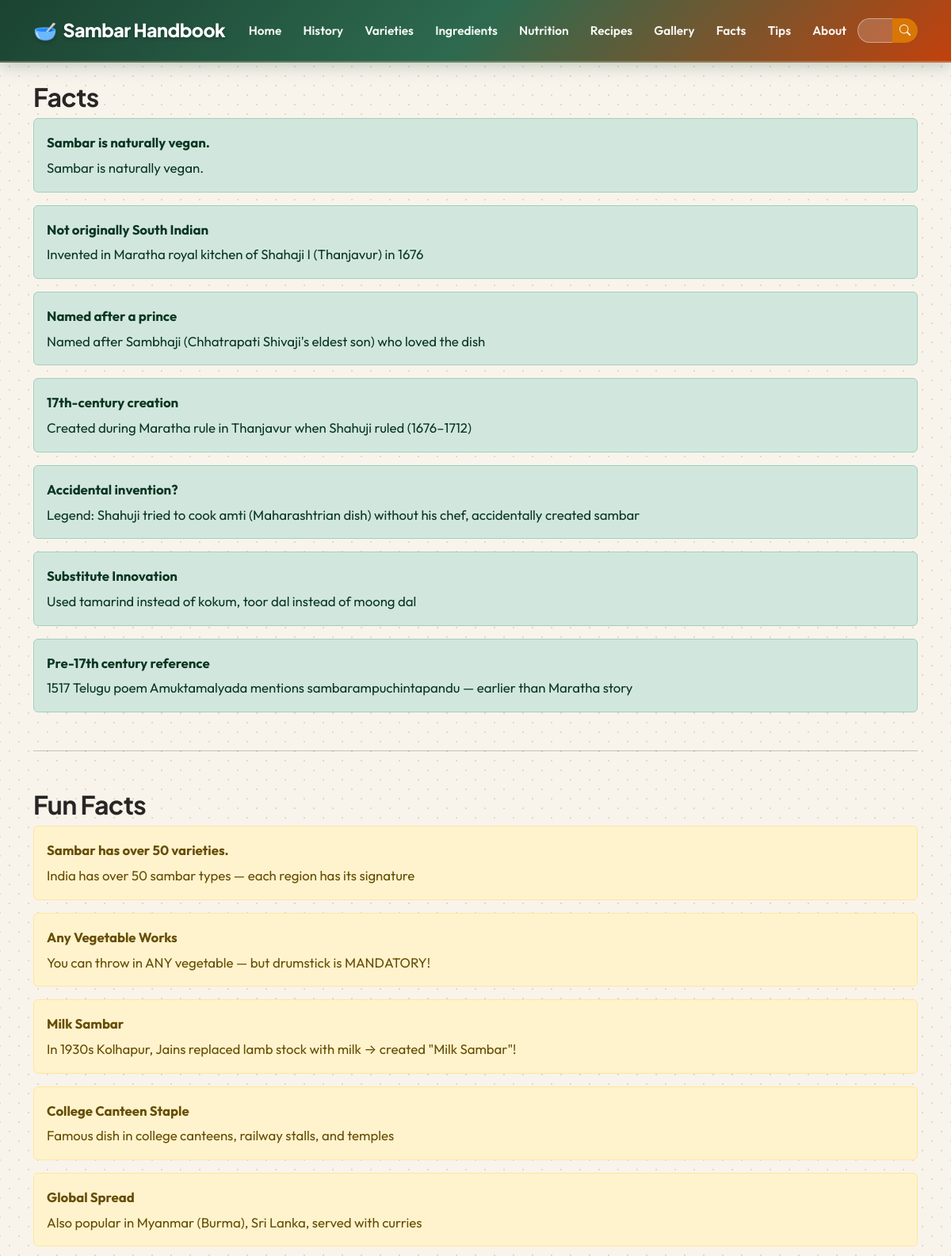
/facts/ (upper part), run on an earlier commit of the app's database.
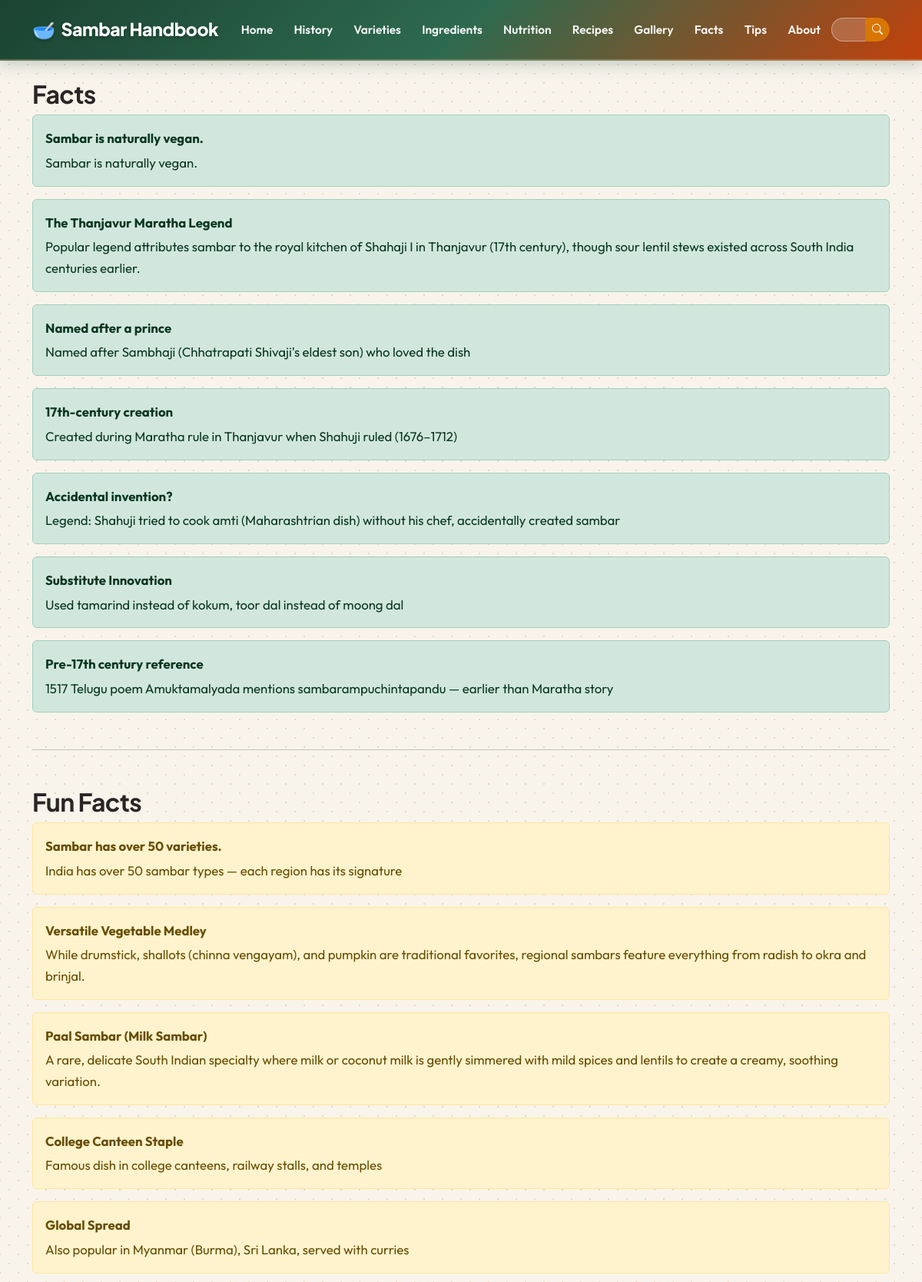
And on a later commit of the database.
### handbook/models.py (models this page shows, shortened)
class Fact(models.Model):
    title = models.CharField(max_length=200)
    description = models.TextField()
    is_fun_fact = models.BooleanField(
        default=False
    )

### handbook/views.py (the view)
# urls.py: path('facts/', views.facts, name='facts'),
def facts(request):
    facts = Fact.objects.filter(
        is_fun_fact=False
    )
    fun_facts = Fact.objects.filter(
        is_fun_fact=True
    )
    context = {
        'facts': facts,
        'fun_facts': fun_facts
    }
    return render(
        request,
        'handbook/facts.html',
        context
    )

### handbook/templates/handbook/facts.html (shortened to what this page needs)
{% extends 'handbook/base.html' %}
{% block content %}
    <h2>Facts</h2>
    {% for fact in facts %}
        <div class="alert alert-success">
            <strong>
                {{ fact.title }}
            </strong>
            <p class="mb-0 mt-1">
                {{ fact.description }}
            </p>
        </div>
    {% endfor %}
    <hr class="my-5">
    <h2>Fun Facts</h2>
    {% for fact in fun_facts %}
        <div class="alert alert-warning">
            <strong>
                {{ fact.title }}
            </strong>
            <p class="mb-0 mt-1">
                {{ fact.description }}
            </p>
        </div>
    {% endfor %}
{% endblock %}

### handbook/templates/handbook/base.html (shortened to what this page needs)
{% load static %}
<!DOCTYPE html>
<html lang="en">
<head>
    {% load static %}
    <link rel="stylesheet" href="https://cdn.jsdelivr.net/npm/bootstrap-icons@1.11.3/font/bootstrap-icons.min.css">
    <link href="https://cdn.jsdelivr.net/npm/bootstrap@5.3.3/dist/css/bootstrap.min.css" rel="stylesheet">
    <link rel="stylesheet" href="{% static 'handbook/css/style.css' %}">
</head>
<body>
    <nav class="navbar navbar-expand-lg navbar-dark custom-navbar sticky-top">
        <div class="container">
            <a class="navbar-brand" href="/">
                <span class="fs-4">🥣</span> Sambar Handbook
            </a>
            <div class="collapse navbar-collapse" id="menu">
                <ul class="navbar-nav mx-auto mb-2 mb-lg-0">
                    <li class="nav-item">
                        <a class="nav-link" href="/">Home</a>
                    </li>
                    <li class="nav-item">
                        <a class="nav-link" href="{% url 'history' %}">History</a>
                    </li>
                    <li class="nav-item">
                        <a class="nav-link" href="{% url 'varieties' %}">Varieties</a>
                    </li>
                    <li class="nav-item">
                        <a class="nav-link" href="{% url 'ingredients' %}">Ingredients</a>
                    </li>
                    <li class="nav-item">
                        <a class="nav-link" href="{% url 'nutrition' %}">Nutrition</a>
                    </li>
                    <li class="nav-item">
                        <a class="nav-link" href="{% url 'recipes' %}">Recipes</a>
                    </li>
                    <li class="nav-item">
                        <a class="nav-link" href="{% url 'gallery' %}">Gallery</a>
                    </li>
                    <li class="nav-item">
                        <a class="nav-link" href="{% url 'facts' %}">Facts</a>
                    </li>
                    <li class="nav-item">
                        <a class="nav-link" href="{% url 'tips' %}">Tips</a>
                    </li>
                    <li class="nav-item">
                        <a class="nav-link" href="{% url 'about' %}">About</a>
                    </li>
                </ul>
                <form class="d-flex" action="{% url 'search' %}" method="GET">
                    <div class="input-group input-group-sm">
                        <input class="form-control search-input-header" type="search" name="q" placeholder="Search recipes, spices..." aria-label="Search">
                        <button class="btn search-btn-header" type="submit">
                            <i class="bi bi-search"></i>
                        </button>
                    </div>
                </form>
            </div>
        </div>
    </nav>
    <div class="container mt-4">
        {% block content %}
        {% endblock %}
    </div>
</body>
</html>

### handbook/static/handbook/css/style.css (style rules this page uses)
:root { --primary: #c2410c; --primary-hover: #9a3412; --primary-light: #ffedd5; --secondary: #d97706; --accent: #15803d; --accent-hover: #166534; --accent-light: #dcfce7; --dark: #1c1917; --dark-surface: #292524; --light-bg: #f8f4ec; --card-bg: #ffffff; --text-main: #292524; --text-muted: #57534e; --border-color: #e7e0d3; --shadow-sm: 0 4px 12px rgba(41, 37, 36, 0.06); --shadow-md: 0 10px 25px rgba(41, 37, 36, 0.09); --shadow-lg: 0 20px 40px rgba(41, 37, 36, 0.13); --radius-sm: 8px; --radius-md: 14px; --radius-lg: 20px; --radius-pill: 50px; --font-heading: 'Plus Jakarta Sans', system-ui, -apple-system, sans-serif; --font-body: 'Outfit', system-ui, -apple-system, sans-serif; }
body { background-color: var(--light-bg) !important; background-image: radial-gradient(#e5d8c3 0.85px, transparent 0.85px), radial-gradient(#e5d8c3 0.85px, var(--light-bg) 0.85px) !important; background-size: 24px 24px !important; background-position: 0 0, 12px 12px !important; color: var(--text-main); font-family: var(--font-body); font-size: 1.05rem; line-height: 1.65; -webkit-font-smoothing: antialiased; min-height: 100vh; display: flex; flex-direction: column; }
h1, h2, h3, h4, h5, h6, .navbar-brand { font-family: var(--font-heading); font-weight: 700; color: var(--text-main); letter-spacing: -0.02em; }
.custom-navbar { background: linear-gradient(135deg, #1b4332 0%, #2d6a4f 50%, #c2410c 100%) !important; box-shadow: 0 4px 20px rgba(27, 67, 50, 0.25) !important; padding: 0.85rem 0 !important; border-bottom: 2px solid rgba(254, 215, 170, 0.3) !important; }
.custom-navbar .navbar-brand { font-size: 1.45rem !important; font-weight: 800 !important; color: #ffffff !important; display: inline-flex; align-items: center; gap: 0.5rem; text-shadow: 0 2px 4px rgba(0,0,0,0.25); transition: transform 0.2s ease; }
.custom-navbar .nav-link { color: rgba(255, 255, 255, 0.95) !important; font-weight: 600 !important; font-size: 0.96rem !important; padding: 0.5rem 0.85rem !important; border-radius: var(--radius-sm); transition: all 0.2s ease; }
.search-input-header { border-radius: var(--radius-pill) 0 0 var(--radius-pill) !important; border: 1px solid rgba(255,255,255,0.4) !important; background: rgba(255, 255, 255, 0.18) !important; color: #ffffff !important; padding-left: 1rem !important; padding-right: 1rem !important; transition: all 0.2s ease; }
.search-input-header::placeholder { color: rgba(255, 255, 255, 0.75) !important; }
.search-btn-header { border-radius: 0 var(--radius-pill) var(--radius-pill) 0 !important; background-color: var(--secondary) !important; border: 1px solid var(--secondary) !important; color: #fff !important; font-weight: 600; }
.form-control, .form-select { border-radius: var(--radius-sm); border: 1px solid var(--border-color); padding: 0.6rem 0.9rem; background-color: #fff; color: var(--text-main); }

What changed in the data, as far as the page shows it:
changed Fact: title "Not originally South Indian" → "The Thanjavur Maratha Legend"; description "Invented in Maratha royal kitchen of Shahaji I (Thanjavur) in 1676" → "Popular legend attributes sambar to the royal kitchen of Shahaji I in Thanjavur (17th century), though sour lentil stews existed across South India centuries earlier."
changed Fact: title "Any Vegetable Works" → "Versatile Vegetable Medley"; description "You can throw in ANY vegetable — but drumstick is MANDATORY!" → "While drumstick, shallots (chinna vengayam), and pumpkin are traditional favorites, regional sambars feature everything from radish to okra and brinjal."
changed Fact: title "Milk Sambar" → "Paal Sambar (Milk Sambar)"; description "In 1930s Kolhapur, Jains replaced lamb stock with milk → created \"Milk Sambar\"!" → "A rare, delicate South Indian specialty where milk or coconut milk is gently simmered with mild spices and lentils to create a creamy, soothing variation."
